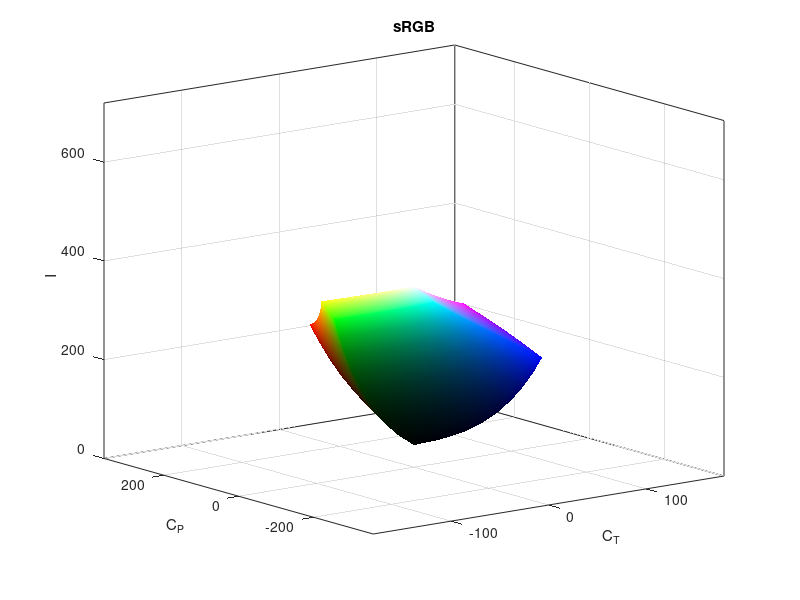

Recreate this plot in MATLAB.
% 参考Perceptual Color Volume：Measuring the Distinguishable Colors of HDR and WCG Displays
% Define EOTF functions
EOTF = @(PQ) (max(PQ.^(32/2523)-(3424/4096),0) ./ ...
 ((2413/128)-(2392/128)*PQ.^(32/2523))).^(16384/2610)*10000;
invEOTF = @(Lin) (((3424/4096)+(2413/128)*(max(0,Lin)/10000).^(2610/16384)) ./ ...
 (1+(2392/128)*(max(0,Lin)/10000).^(2610/16384))).^(2523/32);
% Define lattice points
N = 9;
Nodes = linspace(0,1,N);
[C1,C2,C3] = meshgrid(Nodes,Nodes,[0 1]);
RGB = [C1(:) C2(:) C3(:); C2(:) C3(:) C1(:); C3(:) C1(:) C2(:)];
% Simulate XYZ measurements
Black = 0.1;
White = 100;
rgbType = 'sRGB';
switch rgbType
   case 'sRGB'
       M = [0.412390799265959   0.357584339383878   0.180480788401834;
            0.212639005871510   0.715168678767756   0.072192315360734;
            0.019330818715592   0.119194779794626   0.950532152249661];
   case 'DCI-P3'
       M = [0.445169815564552   0.277134409206778   0.172282669815565;
            0.209491677912731   0.721595254161044   0.068913067926226;
           -0.000000000000000   0.047060560053981   0.907355394361973];
   case 'Display-P3'
       M = [0.486570948648216   0.265667693169093   0.198217285234362
            0.228974564069749   0.691738521836506   0.079286914093745
           -0.000000000000000   0.045113381858903   1.043944368900976];    
   case 'Rec.2020'
       M = [0.636958048301291   0.144616903586208   0.168880975164172;
            0.262700212011267   0.677998071518871   0.059301716469862;
            0.000000000000000   0.028072693049087   1.060985057710791];   
   otherwise
       M = [0.412390799265959   0.357584339383878   0.180480788401834;
            0.212639005871510   0.715168678767756   0.072192315360734;
            0.019330818715592   0.119194779794626   0.950532152249661];
end

XYZ = (M * (EOTF(RGB * (invEOTF(White) - invEOTF(Black)) + invEOTF(Black)))')';
%% Step 2 - CONVERTING TO A PERCEPTUALLY UNIFORM COLOR REPRESENTATION
% Convert to ICtCp
XYZ2LMSmat = [0.3593 -0.1921 0.0071; 0.6976 1.1005 0.0748; -0.0359 0.0754 0.8433];
LMS2ICTCPmat = [2048 2048 0; 6610 -13613 7003; 17933 -17390 -543]'/4096;
ICTCP = bsxfun(@times, invEOTF(XYZ * XYZ2LMSmat) * LMS2ICTCPmat, [720, 360, 720]);
%% Step 3 - COMPUTING THE 3D VOLUME – Millions of Distinguishable Colors (MDC)
% Create tessellation of the surface
[i,j,f] = meshgrid(0:N-2, 0:N-2, 0:5);
startidx = f*N*N + i*N + j + 1;
tri = [[startidx(:), startidx(:)+1, startidx(:) + N+1]; ...
 [startidx(:), startidx(:)+N, startidx(:) + N+1]];
%% Optional PLOT THE VOLUME
figure, clf; view([-37.5 15]);
patch('faces',tri,'vertices', ICTCP(:,[2 3 1]),...
 'facevertexcdata',(EOTF(RGB)/10000).^(1/3),...
 'facecolor','interp','edgealpha',0.1);
xlabel('C_T'),ylabel('C_P'),zlabel('I'); title(rgbType);
xlim([-720/4 720/4]), ylim([-720/2 720/2]), zlim([0 720]), grid on; box on; 